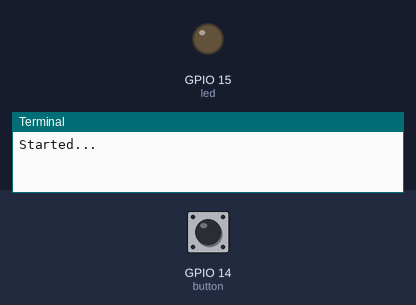
This program was run on a simulated Raspberry Pi (BCM pin numbers). On the bench: output pins drawn as LEDs (lit = HIGH), the last lines printed to the terminal. The inputs (shaded band) are chosen by the test bench; at power-on: GPIO 14 (button) LOW. The clock reads 2024-03-15 10:24:30 at power-on unless the program sets it; random numbers come from a fixed seed; the camera gives no picture and a still takes 0.5 s.

Above: at 3.2 s.
3.3 s: GPIO 14 (button) pulled HIGH for 0.15 s
At 4.0 s:
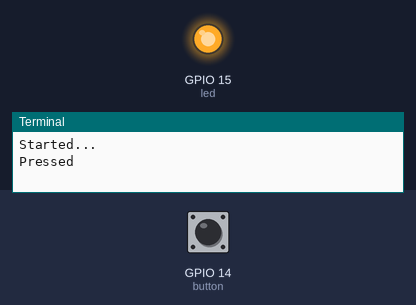
4.9 s: GPIO 14 (button) pulled HIGH for 1 s
7.4 s: GPIO 14 (button) pulsed HIGH 2 times (0.12 s each, 0.3 s apart)
9.9 s: GPIO 14 (button) driven HIGH
Timing chart, 0 to 12.9 s (numbered marks = the images above; inputs shaded):
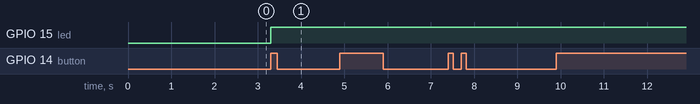

Measured:
- after the input at 3.3 s, GPIO 15 (led): LOW → HIGH at once

The program:

andOrTest.py
```python
from gpiozero import Button, LED
from signal import pause
from time import sleep
from picamera import PiCamera
from datetime import datetime
from random import randint


button = Button(14, pull_up = False)
led = LED(15)

camera = PiCamera()
camera.iso = 100

camera.start_preview()
sleep(2)
camera.shutter_speed = camera.exposure_speed
camera.exposure_mode = 'off'
g = camera.awb_gains
camera.awb_mode = 'off'
camera.awb_gains = g


def send_signal():
    global led
    global camera
    print("Pressed")
    led.on()
    sleep(1)
    timeStr = str(datetime.now().isoformat) + str(randint(0, 10))
    print("Image name: " + timeStr)
    camera.capture(timeStr, 'jpeg')


print("Started...")
button.when_pressed = send_signal

pause()
```
